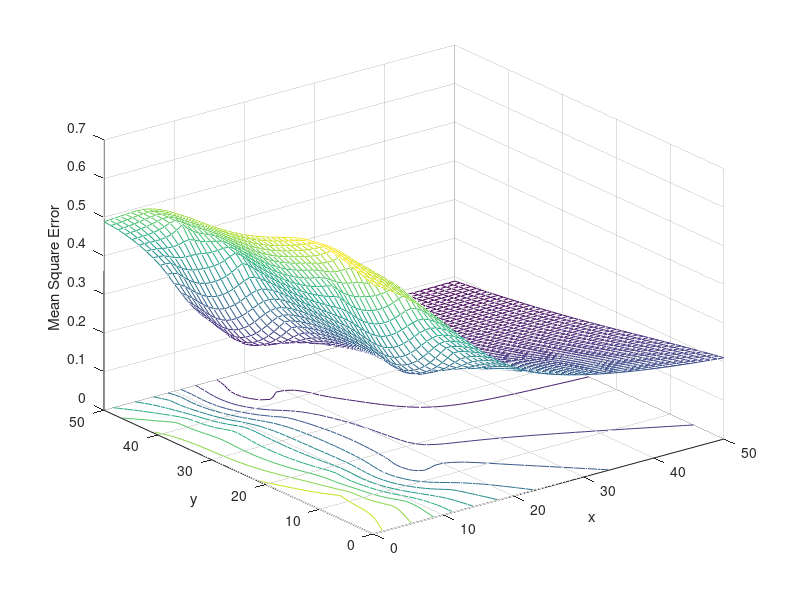
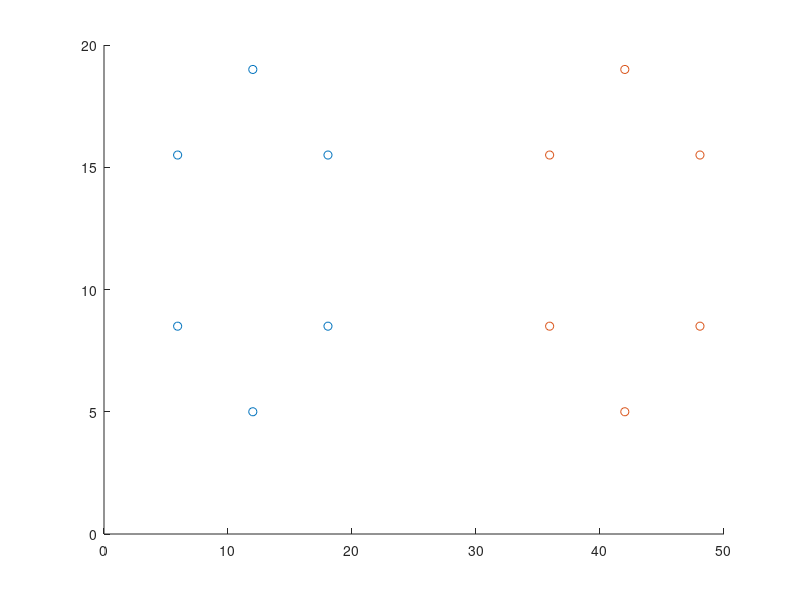

Reproduce these figures in MATLAB, in order. (Note: this script raises an error after producing the figures.)
clc
clear all
%%% Constants %%%
T = 200; %shots
c = 343.2; %speed of sound
M = 6; %number of sensors
mu = 0;
sigma = .01;
xrange = 50.000;
yrange = 50.000;
%%% Sniper Location %%%
x0 = 25;
y0 = 25;
%%% Sensor Arrangement %%%
%circle
r = 7;
theta(1) = 0;
theta(2) = pi/3;
theta(3) = 2*pi/3;
theta(4) = pi;
theta(5) = 4*pi/3;
theta(6) = 5*pi/3;
sensorLocales(:,1) = 12 + r.*sin(theta);
sensorLocales(:,2) = 12 + r.*cos(theta);

sensorLocales(:,3) = 42 + r.*sin(theta);
sensorLocales(:,4) = 12 + r.*cos(theta);
%random
%sensorLocales = randi([0 xrange],M,2);
%linear below
%sensorLocales = [12,10;22,10;15,15;15,5;10,5;5,15];
%linear above
%sensorLocales = [12,40;17,40;22,40;27,40;32,40;37,40];
%vertical
%sensorLocales = [18,35;18,25;18,15;32,35;32,25;32,15]
sensorDist = sqrt((sensorLocales(1:M,1)-x0).^2 + (sensorLocales(1:M,2)-y0).^2 );
sensorDist1 = sqrt((sensorLocales(1:M,3)-x0).^2 + (sensorLocales(1:M,4)-y0).^2 );

for i=1:T
 tau1(1:M,i) = sensorDist(1:M,:)./c + normrnd(mu,sigma,M,1); %toa
end

for i=1:T
 tau2(1:M,i) = sensorDist1(1:M,:)./c + normrnd(mu,sigma,M,1); %toa
end

for i=2:M
 delta(i-1,:) = (tau1(i,:) - tau1(1,:)); %tdoa
end

for i=2:M
 delta1(i-1,:) = (tau2(i,:) - tau2(1,:)); %tdoa
end
%%% Search %%%
minDist = 0.000;
minSSE = 10000.000;
yest = 100.000;
xest = 100.000;
sse = 0.00;
sse1 = 0.00;
for x = 0:xrange
 for y = 0:yrange
 searchDist = sqrt((sensorLocales(1:M,1)-x).^2 + (sensorLocales(1:M,2)-y).^2);
 estTime = (searchDist)/c;
 for i=2:M
 deltaEst(i-1,:) = estTime(i) - estTime(1);
 end
 for i=1:T %calculate errors
 ssMsmts = sum((delta(1:M-1,i) - deltaEst(1:M-1)).^2);
 sse = ssMsmts + sse;
 end

 sseFinal = sse;
 sseArray(x+1,y+1) = sseFinal;
 xArray(1:yrange+1,x+1) = x;
 yArray(y+1,1:xrange+1) = y;


 if(sseFinal < minSSE) %minimize sum squared error
 minSSE = sseFinal;
 minDist = estTime*c;
 xest = x;
 yest = y;
 end
 sse=0;
 end
end

for x = 0:xrange
 for y = 0:yrange
 searchDist = sqrt((sensorLocales(1:M,3)-x).^2 + (sensorLocales(1:M,4)-y).^2);
 estTime = (searchDist)/c;
 for i=2:M
 deltaEst(i-1,:) = estTime(i) - estTime(1);
 end
 for i=1:T %calculate errors
 ssMsmts = sum((delta(1:M-1,i) - deltaEst(1:M-1)).^2);
 sse = ssMsmts + sse;
 end

 sseFinal = sse;
 sseArray1(x+1,y+1) = sseFinal;
 xArray1(1:yrange+1,x+1) = x;
 yArray1(y+1,1:xrange+1) = y;


 if(sseFinal < minSSE) %minimize sum squared error
 minSSE = sseFinal;
 minDist = estTime*c;
 xest = x;
 yest = y;
 end
 sse=0;
 end
end





mseArray = (((sseArray)./T)./(M-1)).*c; %convert to meters^2
mseArray1 = (((sseArray1)./T)./(M-1)).*c;
%%% Plot %%%
figure
meshc((xArray+xArray1)/2, (yArray+yArray1)/2, (mseArray+mseArray1)/2)
xlabel('x');
ylabel('y');
zlabel('Mean Square Error');
figure
scatter(sensorLocales(:,1), sensorLocales(:,2))
hold on
scatter(sensorLocales(:,3), sensorLocales(:,4))
hold on
scatter(xest,yest,'*','r')
xlim([0 50])
ylim([0 50])
xlabel('X');
ylabel('Y');
hold off
%estimated location
xest
yest